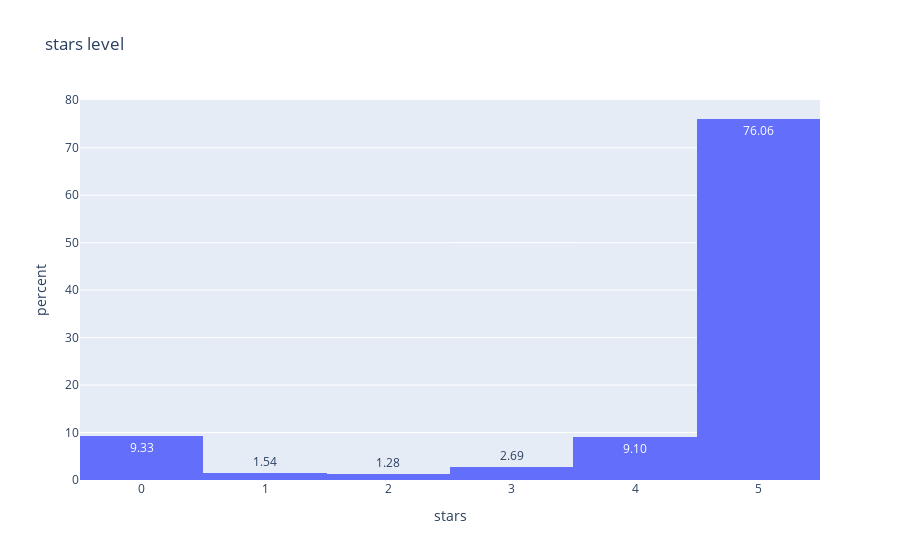

Notebook source saved alongside this figure:
### Code cell
fig = px.histogram(data, x = 'stars',histnorm = 'percent', text_auto = '.2f', title = 'stars level')
fig.show()

### Figure 1 — Plotly figure (JSON) as saved in the notebook; plotly's stock layout.template omitted (floating-point values rounded to 4 significant figures; data arrays with more than 128 entries replaced by an {"elided": "..."} marker saying what was removed)
{"data": [{"alignmentgroup": "True", "bingroup": "x", "histnorm": "percent", "hovertemplate": "stars=%{x}<br>percent=%{y}<extra></extra>", "legendgroup": "", "marker": {"color": "#636efa", "pattern": {"shape": ""}}, "name": "", "offsetgroup": "", "orientation": "v", "showlegend": false, "texttemplate": "%{value:.2f}", "type": "histogram", "x": {"elided": "18182 int values"}, "xaxis": "x", "yaxis": "y"}], "layout": {"barmode": "relative", "legend": {"tracegroupgap": 0}, "title": {"text": "stars level"}, "xaxis": {"anchor": "y", "domain": [0, 1], "title": {"text": "stars"}}, "yaxis": {"anchor": "x", "domain": [0, 1], "title": {"text": "percent"}}}}
